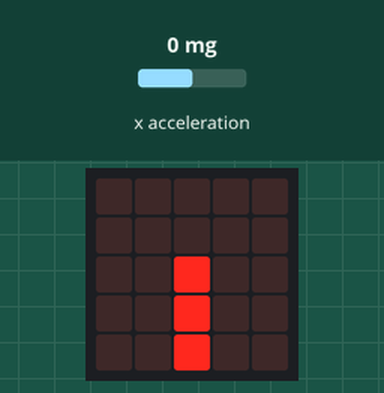
A program run on a simulated BBC micro:bit running MicroPython. Shown: the board's 5×5 LED display. The inputs (shaded band) are chosen by the test bench; at power-on: x acceleration 0 mg.

Above: at 1.2 s.
1.3 s: x acceleration set to -1440 mg
At 1.9 s:
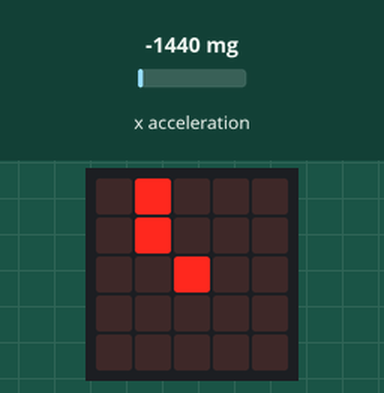
2.8 s: x acceleration set to -750 mg
At 3.1 s:
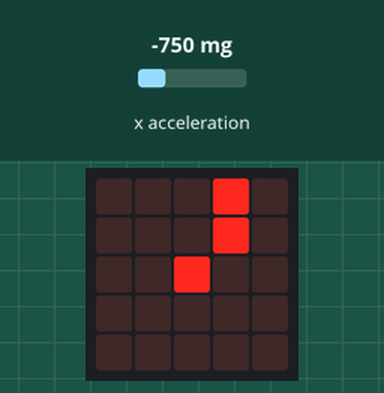
4.3 s: x acceleration set to 750 mg
At 5.4 s:
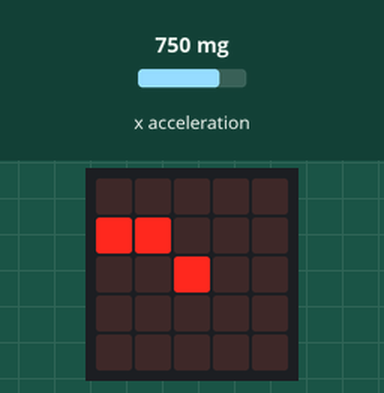
5.8 s: x acceleration set to 1054 mg
At 6.6 s:
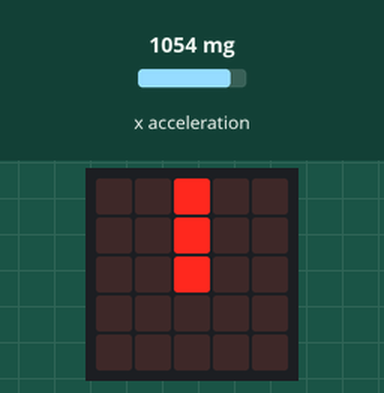
7.3 s: x acceleration set to 0 mg
At 7.7 s:
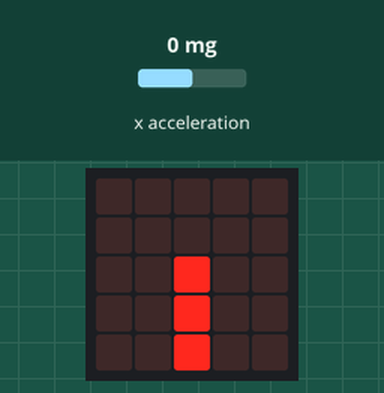
Timing chart, 0 to 9.8 s (numbered marks = the images above; inputs shaded):
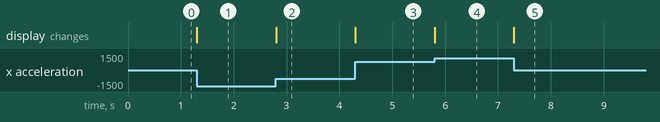

The program:

show_x.py
```python
from microbit import *

IMAGES = [
    Image.CLOCK12,
    Image.CLOCK1,
    Image.CLOCK2,
    Image.CLOCK3,
    Image.CLOCK4,
    Image.CLOCK5,
    Image.CLOCK6,
    Image.CLOCK7,
    Image.CLOCK8,
    Image.CLOCK9,
    Image.CLOCK10,
    Image.CLOCK11,
    Image.CLOCK12,
]

MAX_X = 1024

STEP_SIZE = int((MAX_X * 2) / (len(IMAGES) - 1))

while True:
    x = accelerometer.get_x()
    index = int((x + MAX_X) / STEP_SIZE)
    image = IMAGES[index]
    display.show(image)
```

Measured:
- after the input at 1.3 s, the display: changes at once (image 1)
- after the input at 2.8 s, the display: changes at once (image 2)
- after the input at 4.3 s, the display: changes at once (image 3)
- after the input at 5.8 s, the display: changes at once (image 4)
- after the input at 7.3 s, the display: changes at once (image 5)
